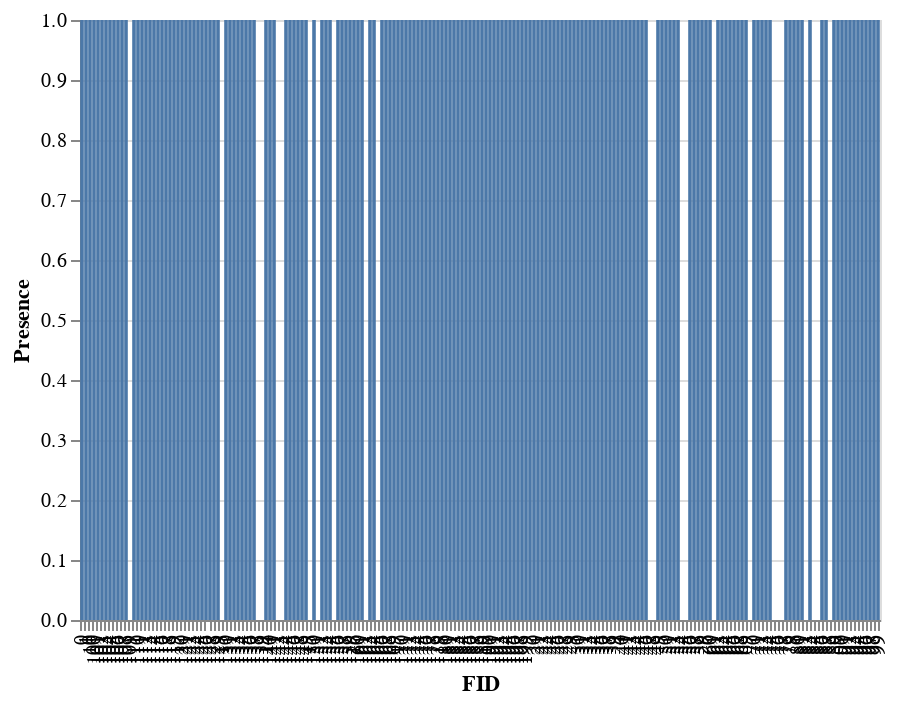

Write notebook code for a chart like this one.
### Code cell
import altair as alt

pigs2 = pigs.head(200)

alt.Chart(pigs2).mark_bar().encode(
    alt.X('FID'),
    alt.Y('Presence')
)

# how many watersheds have pigs?
# how many waters have a pig problem?
# the probablity that pigs will occur in a certain area

### Figure 1 — Vega-Lite specification as saved in the notebook (floating-point values rounded to 4 significant figures; data arrays with more than 128 entries replaced by an {"elided": "..."} marker saying what was removed)
{"$schema": "https://vega.github.io/schema/vega-lite/v2.json", "config": {"view": {"height": 300, "width": 400}}, "data": {"values": {"elided": "200 records"}}, "encoding": {"x": {"field": "FID", "type": "nominal"}, "y": {"field": "Presence", "type": "quantitative"}}, "mark": "bar"}
